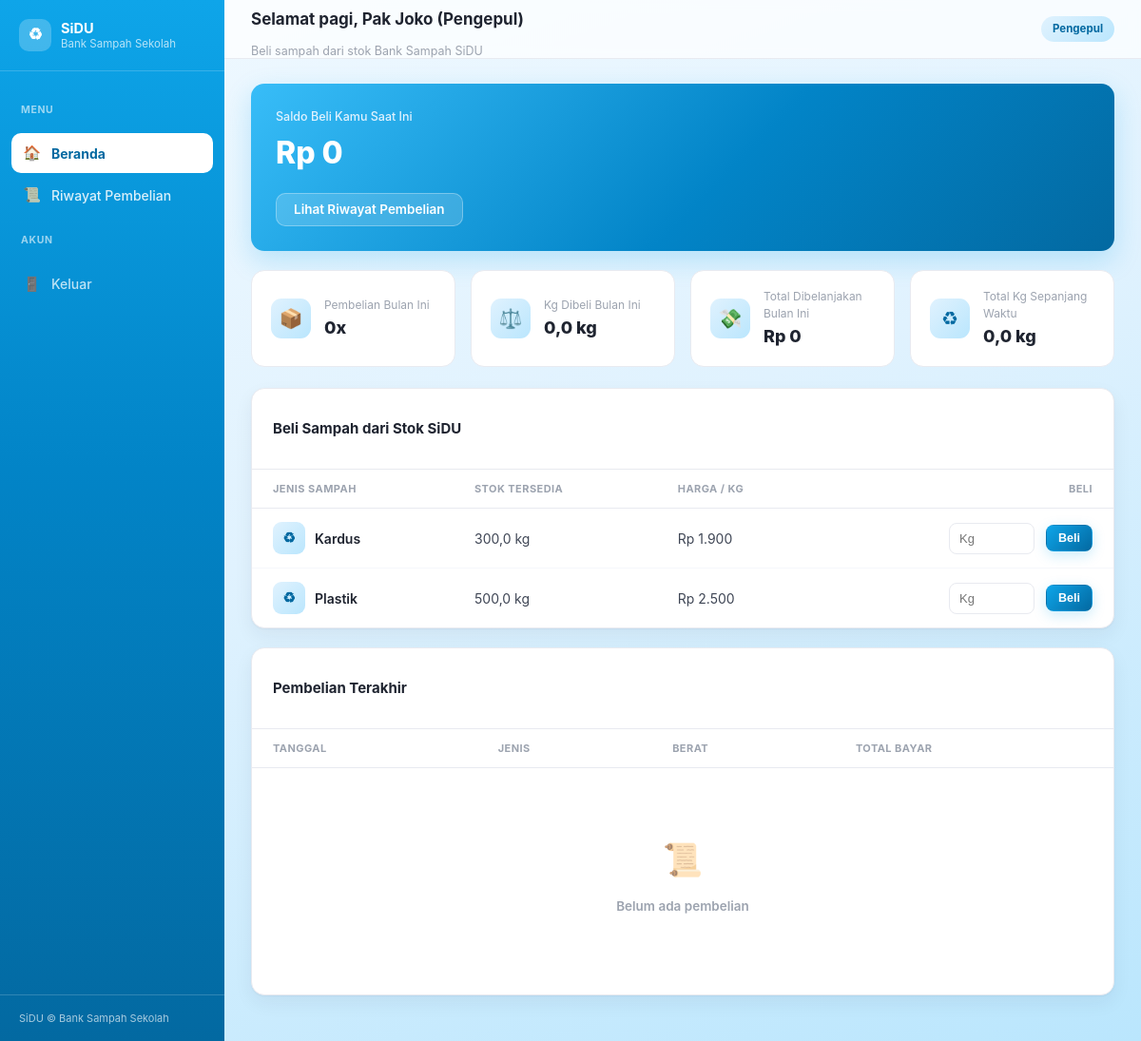
/dashboard_pengepul.php (signed in), run on the app's committed database.
### tables this page shows
CREATE TABLE `users` (
  `id_user` int(11) NOT NULL AUTO_INCREMENT,
  `username` varchar(50) NOT NULL,
  `password` varchar(50) NOT NULL,
  `nama` varchar(100) NOT NULL,
  `saldo` decimal(12,2) NOT NULL DEFAULT 0,
  `role` enum('admin','siswa','guru','pengepul') NOT NULL DEFAULT 'siswa',
  PRIMARY KEY (`id_user`)
);

CREATE TABLE `sampah` (
  `id_sampah` int(11) NOT NULL AUTO_INCREMENT,
  `jenis_sampah` varchar(50) NOT NULL,
  `harga_per_kg` decimal(10,2) NOT NULL COMMENT 'Harga beli dari nasabah (guru/siswa)',
  `harga_jual_kg` decimal(10,2) NOT NULL DEFAULT 0 COMMENT 'Harga jual ke pengepul',
  `stok_kg` decimal(10,2) NOT NULL DEFAULT 0,
  PRIMARY KEY (`id_sampah`)
);

### dashboard_pengepul.php (the view, shortened to what this page needs)
<?php
include "koneksi.php";
$id_user = $_SESSION['id_user'];
$query = mysqli_query($koneksi, "SELECT * FROM users WHERE id_user='$id_user'");
$user = mysqli_fetch_array($query);
$statBulan = mysqli_query($koneksi, "
    SELECT COUNT(*) AS jml, COALESCE(SUM(berat_kg),0) AS total_kg, COALESCE(SUM(total_rp),0) AS total_rp
    FROM penjualan
    WHERE id_pengepul='$id_user' AND MONTH(tanggal) = MONTH(CURDATE()) AND YEAR(tanggal) = YEAR(CURDATE())
");
$bulan = mysqli_fetch_array($statBulan);
$statTotal = mysqli_query($koneksi, "SELECT COUNT(*) AS jml, COALESCE(SUM(berat_kg),0) AS total_kg FROM penjualan WHERE id_pengepul='$id_user'");
$total = mysqli_fetch_array($statTotal);
$stokSampah = mysqli_query($koneksi, "SELECT * FROM sampah WHERE stok_kg > 0 ORDER BY jenis_sampah");
$riwayat = mysqli_query($koneksi, "
    SELECT p.tanggal, s.jenis_sampah, p.berat_kg, p.total_rp
    FROM penjualan p
    JOIN sampah s ON p.id_sampah = s.id_sampah
    WHERE p.id_pengepul = '$id_user'
    ORDER BY p.tanggal DESC
    LIMIT 5
");
$jam = (int) date('H');
if ($jam < 11) $sapaan = "Selamat pagi";
elseif ($jam < 15) $sapaan = "Selamat siang";
elseif ($jam < 18) $sapaan = "Selamat sore";
else $sapaan = "Selamat malam";
?>
<!DOCTYPE html>
<html lang="id">
<head>
    <link rel="stylesheet" href="assets/css/style.css?v=3">
</head>
<body class="role-pengepul">
    <div class="app-shell">
        <aside class="sidebar" id="sidebar">
            <div class="sidebar-brand">
                <div class="mark">♻</div>
                <div class="txt"><strong>SiDU</strong><span>Bank Sampah Sekolah</span></div>
            </div>
            <nav class="sidebar-nav">
                <p class="sidebar-label">Menu</p>
                <a href="dashboard_pengepul.php" class="active"><span class="ic">🏠</span> Beranda</a>
                <a href="riwayat_pembelian.php"><span class="ic">📜</span> Riwayat Pembelian</a>
                <p class="sidebar-label">Akun</p>
                <a href="logout.php" class="logout"><span class="ic">🚪</span> Keluar</a>
            </nav>
            <div class="sidebar-foot">SiDU © Bank Sampah Sekolah</div>
        </aside>
        <div class="main">
            <div class="topbar">
                <div style="display:flex;align-items:center;gap:12px;">
                    <div>
                        <h1><?php echo $sapaan; ?>, <?php echo htmlspecialchars($user['nama']); ?></h1>
                        <div class="sub">Beli sampah dari stok Bank Sampah SiDU</div>
                    </div>
                </div>
                <span class="role-tag">Pengepul</span>
            </div>
            <div class="page">
                <div class="balance-card">
                    <div class="lbl">Saldo Beli Kamu Saat Ini</div>
                    <div class="val">Rp <?php echo number_format($user['saldo'], 0, ',', '.'); ?></div>
                    <div class="actions">
                        <a href="riwayat_pembelian.php" class="btn btn-ghost-white">Lihat Riwayat Pembelian</a>
                    </div>
                </div>
                <div class="stat-grid">
                    <div class="stat-card">
                        <div class="ic">📦</div>
                        <div><div class="lbl">Pembelian Bulan Ini</div><div class="val"><?php echo $bulan['jml']; ?>x</div></div>
                    </div>
                    <div class="stat-card">
                        <div class="ic">⚖️</div>
                        <div><div class="lbl">Kg Dibeli Bulan Ini</div><div class="val"><?php echo number_format($bulan['total_kg'], 1, ',', '.'); ?> kg</div></div>
                    </div>
                    <div class="stat-card">
                        <div class="ic">💸</div>
                        <div><div class="lbl">Total Dibelanjakan Bulan Ini</div><div class="val">Rp <?php echo number_format($bulan['total_rp'], 0, ',', '.'); ?></div></div>
                    </div>
                    <div class="stat-card">
                        <div class="ic">♻</div>
                        <div><div class="lbl">Total Kg Sepanjang Waktu</div><div class="val"><?php echo number_format($total['total_kg'], 1, ',', '.'); ?> kg</div></div>
                    </div>
                </div>
                <div class="card" style="margin-bottom:20px;">
                    <div class="card-head"><h2>Beli Sampah dari Stok SiDU</h2></div>
                    <div class="table-wrapper">
                        <table>
                            <thead>
                                <tr>
                                    <th>Jenis Sampah</th>
                                    <th>Stok Tersedia</th>
                                    <th>Harga / Kg</th>
                                    <th class="aksi">Beli</th>
                                </tr>
                            </thead>
                            <tbody>
                                <?php while ($s = mysqli_fetch_array($stokSampah)) { ?>
                                    <tr>
                                        <td>
                                            <div class="cell-user">
                                                <div class="avatar">♻</div>
                                                <span class="cell-name"><?php echo $s['jenis_sampah']; ?></span>
                                            </div>
                                        </td>
                                        <td><?php echo number_format($s['stok_kg'], 1, ',', '.'); ?> kg</td>
                                        <td>Rp <?php echo number_format($s['harga_jual_kg'], 0, ',', '.'); ?></td>
                                        <td class="aksi">
                                            <form action="beli_proses.php" method="POST" style="display:flex; gap:6px; justify-content:flex-end; align-items:center;">
                                                <input type="number" step="0.1" min="0.1" max="<?php echo $s['stok_kg']; ?>" name="berat_kg" placeholder="Kg" required style="width:90px; padding:8px 10px; border:1px solid var(--ink-100); border-radius:8px; font-size:13px;">
                                                <button type="submit" class="btn btn-primary btn-sm">Beli</button>
                                            </form>
                                        </td>
                                    </tr>
                                <?php } ?>
                            </tbody>
                        </table>
                    </div>
                </div>
                <div class="card">
                    <div class="card-head"><h2>Pembelian Terakhir</h2></div>
                    <div class="table-wrapper">
                        <table>
                            <thead>
                                <tr>
                                    <th>Tanggal</th>
                                    <th>Jenis</th>
                                    <th>Berat</th>
                                    <th>Total Bayar</th>
                                </tr>
                            </thead>
                            <tbody>
                                <?php if (mysqli_num_rows($riwayat) === 0) { ?>
                                    <tr><td colspan="4"><div class="empty-state"><span class="emoji">📜</span><p>Belum ada pembelian</p></div></td></tr>
                                <?php } ?>
                            </tbody>
                        </table>
                    </div>
                </div>
            </div>
        </div>
    </div>
</body>
</html>

### data on the page
users: nama "Pak Joko (Pengepul)", saldo "0"
sampah: jenis_sampah "Kardus", stok_kg "300,0", harga_jual_kg "1.900"
sampah: jenis_sampah "Plastik", stok_kg "500,0", harga_jual_kg "2.500"

### other printed values
$sapaan "Selamat pagi"
$bulan['jml'] "0"
$bulan['total_kg'] "0,0"
$bulan['total_rp'] "0"
$total['total_kg'] "0,0"
